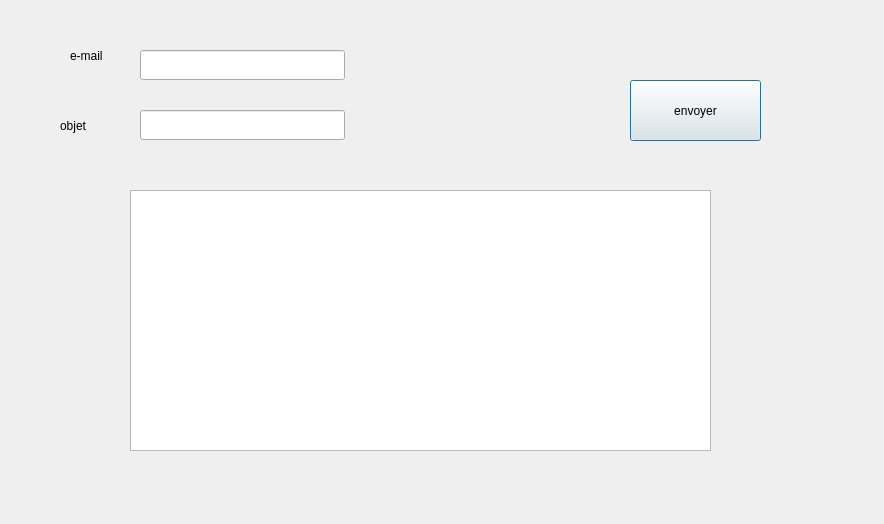
<?xml version="1.0" encoding="UTF-8"?>
<ui version="4.0">
 <class>mail</class>
 <widget class="QDialog" name="mail">
  <property name="geometry">
   <rect>
    <x>0</x>
    <y>0</y>
    <width>884</width>
    <height>524</height>
   </rect>
  </property>
  <property name="windowTitle">
   <string>Dialog</string>
  </property>
  <widget class="QTextEdit" name="msg">
   <property name="geometry">
    <rect>
     <x>130</x>
     <y>190</y>
     <width>581</width>
     <height>261</height>
    </rect>
   </property>
  </widget>
  <widget class="QLineEdit" name="rcpt">
   <property name="geometry">
    <rect>
     <x>140</x>
     <y>50</y>
     <width>205</width>
     <height>30</height>
    </rect>
   </property>
  </widget>
  <widget class="QLabel" name="label_3">
   <property name="geometry">
    <rect>
     <x>70</x>
     <y>40</y>
     <width>69</width>
     <height>31</height>
    </rect>
   </property>
   <property name="text">
    <string>e-mail</string>
   </property>
  </widget>
  <widget class="QLineEdit" name="subject">
   <property name="geometry">
    <rect>
     <x>140</x>
     <y>110</y>
     <width>205</width>
     <height>30</height>
    </rect>
   </property>
  </widget>
  <widget class="QLabel" name="label_2">
   <property name="geometry">
    <rect>
     <x>60</x>
     <y>110</y>
     <width>69</width>
     <height>31</height>
    </rect>
   </property>
   <property name="text">
    <string>objet</string>
   </property>
  </widget>
  <widget class="QPushButton" name="sendBtn">
   <property name="geometry">
    <rect>
     <x>630</x>
     <y>80</y>
     <width>131</width>
     <height>61</height>
    </rect>
   </property>
   <property name="text">
    <string>envoyer</string>
   </property>
  </widget>
 </widget>
 <resources/>
 <connections/>
</ui>
